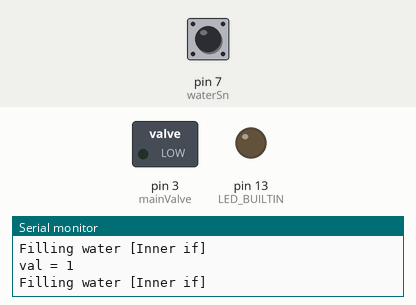
Recording of a sketch running on a simulated Arduino Uno, built with avr-gcc and run on an emulated ATmega328P. Shown: switched loads named in the sketch (green lamp = pin HIGH), output pins drawn as LEDs (lit = HIGH), the last lines printed to the serial monitor. The inputs (shaded band) are chosen by the test bench; at power-on: pin 7 (waterSn) HIGH. Pins used as bus, display or sensor lines are not drawn.

Above: at 2.8 s.
2.9 s: pin 7 (waterSn) pulled LOW for 2.15 s
At 4.4 s:
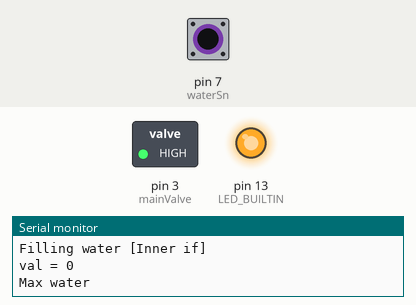
6.5 s: pin 7 (waterSn) driven LOW
At 7.5 s:
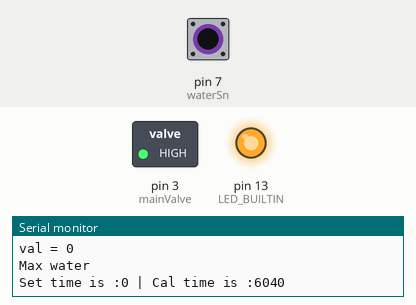
12.1 s: pin 7 (waterSn) driven HIGH
At 16.7 s:
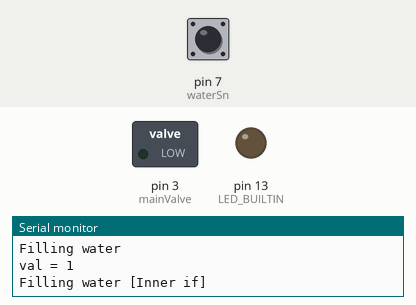
Timing chart, 0 to 18.2 s (numbered marks = the images above; inputs shaded):
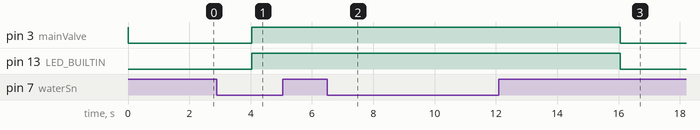

Measured:
- after the input at 2.9 s, pin 3 (mainValve), pin 13 (LED_BUILTIN): LOW → HIGH after 1.1 s
- after the input at 6.5 s, pin 3 (mainValve), pin 13 (LED_BUILTIN): stays HIGH (without the input it goes to LOW after 4.6 s)
- after the input at 12.1 s, pin 3 (mainValve), pin 13 (LED_BUILTIN): HIGH → LOW after 4.0 s

The sketch:

AutoFillWater.ino
```cpp
const int mainValve = 3;
const int waterSnVcc = 4;
const int waterSn = 7;
const int RST = 5;

#define time_to_rst 180000

int waterSnVal = 0;

unsigned long set_time = 0, chk_time, cal_time;

void setup() {
  Serial.begin(9600);
  pinMode(waterSn, INPUT_PULLUP);
  pinMode(mainValve, OUTPUT);
  pinMode(waterSnVcc, OUTPUT);
  pinMode(RST, OUTPUT);
  pinMode(LED_BUILTIN, OUTPUT);

  digitalWrite(mainValve, HIGH);
  digitalWrite(RST, HIGH);

  set_time = millis();
}

void loop() {

  sensor_read();

  value_chk();

  Serial.print("Set time is :");
  Serial.print(set_time);

  chk_time = millis();
  cal_time = chk_time - set_time;
  Serial.print(" | Cal time is :");
  Serial.println(cal_time);

  delay(5000);

  time_chk();
}

void sensor_read()
{
  digitalWrite(waterSnVcc, HIGH);
  delay(10);
  waterSnVal = digitalRead(waterSn);
  digitalWrite(waterSnVcc, LOW);

  Serial.print("val = ");
  Serial.println(waterSnVal);
}

void value_chk()
{
  int state = 0;

  if(waterSnVal == 0)
  {
    Serial.println("Full water");
    digitalWrite(LED_BUILTIN, HIGH);
    digitalWrite(mainValve, HIGH);
  }
  else
  {
    Serial.println("Filling water");
    digitalWrite(LED_BUILTIN, LOW);
    digitalWrite(mainValve, LOW);

    while(state == 0)
    {
      sensor_read();
      if(waterSnVal == 0)
      {
        state = 1;
        digitalWrite(LED_BUILTIN, HIGH);
        digitalWrite(mainValve, HIGH);
        Serial.println("Max water");
      }
      else
      {
        state = 0;
        Serial.println("Filling water [Inner if]");
      }
      delay(2000);
    }
  }
}

void time_chk()
{
  if(cal_time >= time_to_rst)
  {
    Serial.println("Run time is over 15 seconds.");
    Serial.println("Shutdown");
    delay(1000);
    digitalWrite(RST, LOW);
  }
}
```
